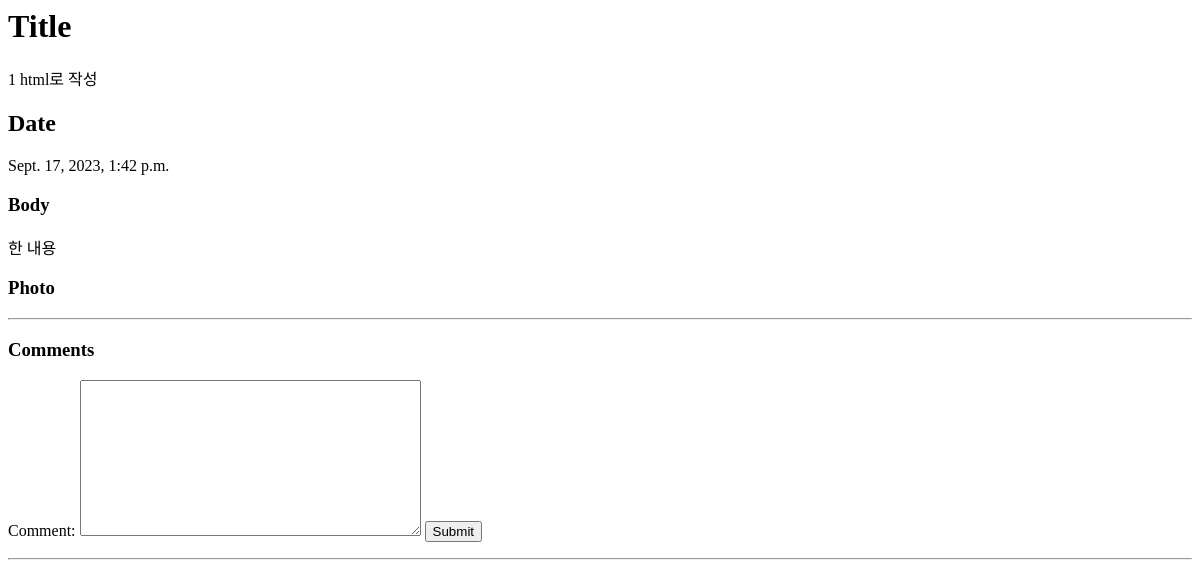
The app's page /detail/2, older data.
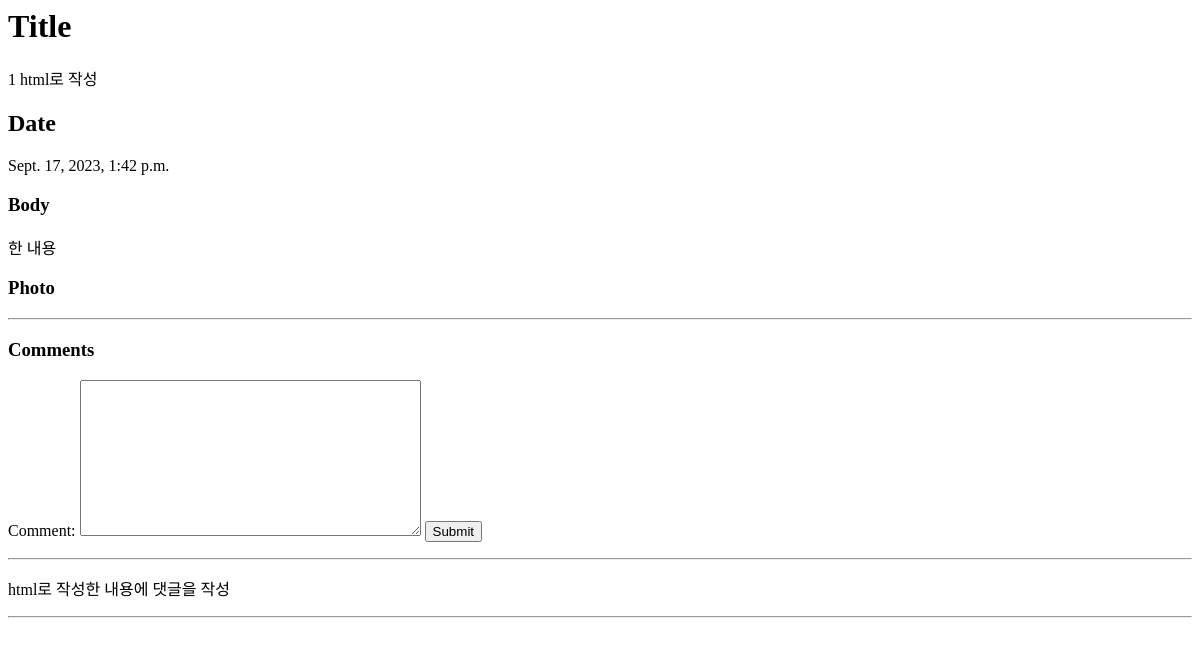
The same page, newer data.
### blogapp/models.py (models this page shows)
class Comment(models.Model):
    comment = models.TextField()
    date = models.DateTimeField(auto_now_add=True)
    post = models.ForeignKey(Blog, on_delete=models.CASCADE)
    def __str__(self) -> str:
        return self.comment

### blogapp/views.py (the view)
# urls.py: path('detail/<int:blog_id>', views.detail, name='detail'),
def detail(request, blog_id):
    blog_detail = get_object_or_404(Blog, pk=blog_id)
    comment_form = CommentForm()
    return render(request, 'detail.html', {'blog_detail': blog_detail, "comment_form": comment_form})

### blogapp/forms.py
class CommentForm(forms.ModelForm):
    class Meta:
        model = Comment       # Comment commment 받음
        fields = ['comment']

### blogapp/templates/detail.html (shortened to what this page needs)
<h1> Title </h1>
{{blog_detail.title}}
<h2> Date</h2>
{{blog_detail.date}}
<h3> Body</h3>
{{blog_detail.body}}
<h3> Photo</h3>
<hr>
<h3> Comments </h3>
<form method="post" action="{% url 'create_comment' blog_detail.id %}">
    {{comment_form}}
    <input type="submit">
</form>
<hr>
{% for comment in blog_detail.comment_set.all %}
<p>{{comment}}</p>
<hr>
{% endfor %}

Row changes from the older to the newer data that the page shows:
added Comment: comment "html로 작성한 내용에 댓글을 작성"
